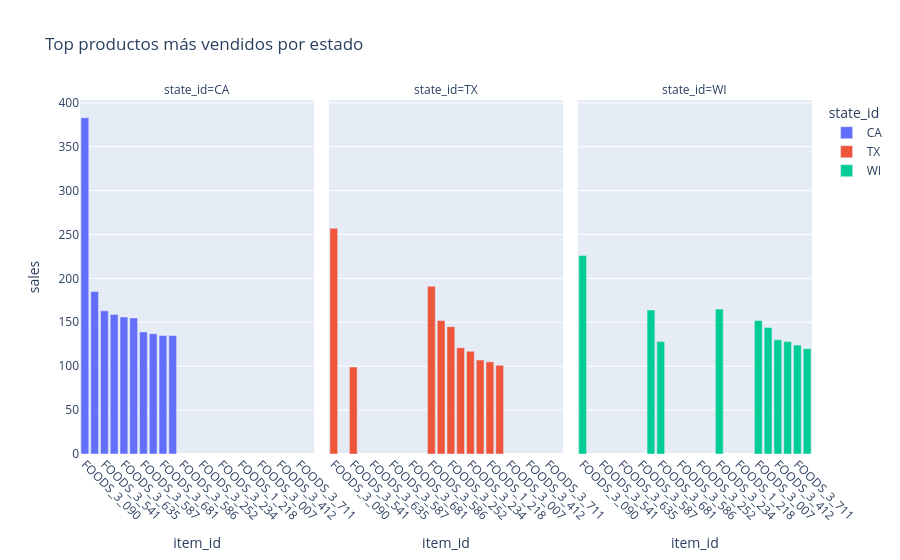

Notebook source saved alongside this figure:
### Code cell
# Los productos más comprados por estado y por tienda

top_items_estado = df_sales_train_val.groupby(['state_id','item_id'])['sales'].nunique().reset_index()

top_n = 10

top_items_estado = (
    top_items_estado
    .sort_values(['state_id', 'sales'], ascending=[True, False])
    .groupby('state_id')
    .head(top_n)
)

fig = px.bar(
    top_items_estado,
    x='item_id',
    y='sales',
    color='state_id',
    facet_col='state_id',  # separa por estado
    title='Top productos más vendidos por estado'
)

fig.update_xaxes(tickangle=45)

fig.show()

### Figure 1 — Plotly figure (JSON) as saved in the notebook; plotly's stock layout.template omitted (floating-point values rounded to 4 significant figures)
{"data": [{"hovertemplate": "state_id=CA<br>item_id=%{x}<br>sales=%{y}<extra></extra>", "legendgroup": "CA", "marker": {"color": "#636efa", "pattern": {"shape": ""}}, "name": "CA", "orientation": "v", "showlegend": true, "textposition": "auto", "type": "bar", "x": ["FOODS_3_090", "FOODS_3_120", "FOODS_3_541", "FOODS_3_281", "FOODS_3_635", "FOODS_3_808", "FOODS_3_587", "FOODS_3_318", "FOODS_3_681", "FOODS_3_752"], "xaxis": "x", "y": [383, 185, 163, 159, 156, 155, 139, 137, 135, 135], "yaxis": "y"}, {"hovertemplate": "state_id=TX<br>item_id=%{x}<br>sales=%{y}<extra></extra>", "legendgroup": "TX", "marker": {"color": "#EF553B", "pattern": {"shape": ""}}, "name": "TX", "orientation": "v", "showlegend": true, "textposition": "auto", "type": "bar", "x": ["FOODS_3_090", "FOODS_3_586", "FOODS_3_030", "FOODS_3_252", "FOODS_3_555", "FOODS_3_234", "FOODS_3_607", "FOODS_1_218", "FOODS_3_723", "FOODS_3_541"], "xaxis": "x2", "y": [257, 191, 152, 145, 121, 117, 107, 105, 101, 99], "yaxis": "y2"}, {"hovertemplate": "state_id=WI<br>item_id=%{x}<br>sales=%{y}<extra></extra>", "legendgroup": "WI", "marker": {"color": "#00cc96", "pattern": {"shape": ""}}, "name": "WI", "orientation": "v", "showlegend": true, "textposition": "auto", "type": "bar", "x": ["FOODS_3_090", "FOODS_3_234", "FOODS_3_318", "FOODS_3_007", "FOODS_2_360", "FOODS_3_412", "FOODS_3_547", "FOODS_3_681", "FOODS_3_711", "FOODS_3_498"], "xaxis": "x3", "y": [226, 165, 164, 152, 144, 130, 128, 128, 124, 120], "yaxis": "y3"}], "layout": {"annotations": [{"font": {}, "showarrow": false, "text": "state_id=CA", "x": 0.16, "xanchor": "center", "xref": "paper", "y": 1, "yanchor": "bottom", "yref": "paper"}, {"font": {}, "showarrow": false, "text": "state_id=TX", "x": 0.5, "xanchor": "center", "xref": "paper", "y": 1, "yanchor": "bottom", "yref": "paper"}, {"font": {}, "showarrow": false, "text": "state_id=WI", "x": 0.84, "xanchor": "center", "xref": "paper", "y": 1, "yanchor": "bottom", "yref": "paper"}], "barmode": "relative", "legend": {"title": {"text": "state_id"}, "tracegroupgap": 0}, "title": {"text": "Top productos más vendidos por estado"}, "xaxis": {"anchor": "y", "domain": [0, 0.32], "tickangle": 45, "title": {"text": "item_id"}}, "xaxis2": {"anchor": "y2", "domain": [0.34, 0.66], "matches": "x", "tickangle": 45, "title": {"text": "item_id"}}, "xaxis3": {"anchor": "y3", "domain": [0.68, 1.0], "matches": "x", "tickangle": 45, "title": {"text": "item_id"}}, "yaxis": {"anchor": "x", "domain": [0, 1], "title": {"text": "sales"}}, "yaxis2": {"anchor": "x2", "domain": [0, 1], "matches": "y", "showticklabels": false}, "yaxis3": {"anchor": "x3", "domain": [0, 1], "matches": "y", "showticklabels": false}}}
